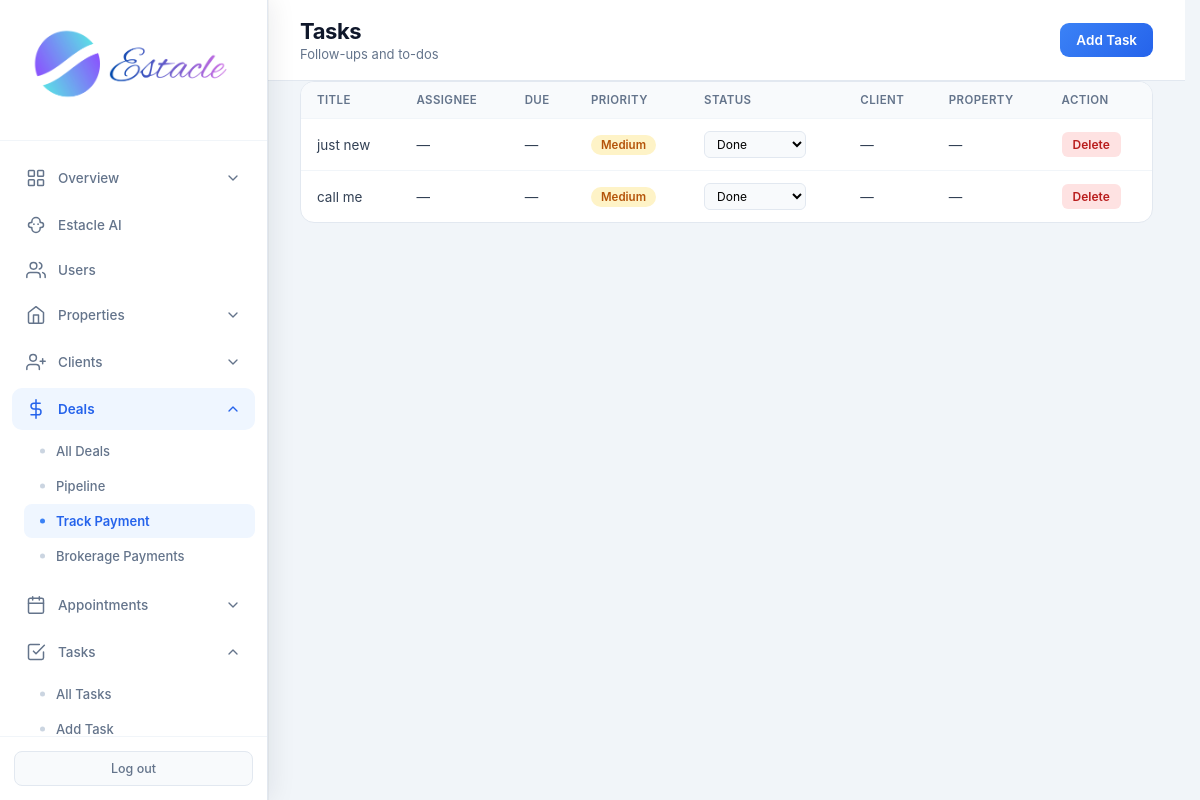
The app's page /admin/tasks (signed in) with its own data.
### tables this page shows
CREATE TABLE tasks (
            id INTEGER PRIMARY KEY AUTOINCREMENT,
            title TEXT NOT NULL,
            description TEXT,
            due_date TEXT,
            status TEXT DEFAULT 'pending',
            priority TEXT DEFAULT 'medium',
            assigned_to INTEGER,
            related_client_id INTEGER,
            related_property_id INTEGER,
            created_by INTEGER,
            created_at TIMESTAMP DEFAULT CURRENT_TIMESTAMP,
            FOREIGN KEY (assigned_to) REFERENCES users (id),
            FOREIGN KEY (related_client_id) REFERENCES clients (id),
            FOREIGN KEY (related_property_id) REFERENCES properties (id),
            FOREIGN KEY (created_by) REFERENCES users (id)
        );

### routes/admin/tasks.py (the view)
@admin.route('/admin/tasks')
@login_required
@role_required('admin')
def admin_tasks():
    db = get_db()
    tasks = db.execute(
        "SELECT t.*, u.full_name as assignee_name, c.full_name as client_name, p.title as property_title FROM tasks t LEFT JOIN users u ON t.assigned_to = u.id LEFT JOIN clients c ON t.related_client_id = c.id LEFT JOIN properties p ON t.related_property_id = p.id ORDER BY t.created_at DESC"
    ).fetchall()
    return render_template('admin_tasks.html', tasks=tasks)

### core/db.py (called while the page is built)
def get_db():
    if 'db' not in g:
        g.db = sqlite3.connect(current_app.config['DATABASE'])
        g.db.row_factory = sqlite3.Row
    return g.db

### core/helpers.py (called while the page is built)
def login_required(f):
    @wraps(f)
    def decorated_function(*args, **kwargs):
        if 'user_id' not in session:
            flash('Please log in to access this page.', 'warning')
            return redirect(url_for('auth.login'))
        return f(*args, **kwargs)
    return decorated_function

def role_required(*roles):
    def decorator(f):
        @wraps(f)
        def decorated_function(*args, **kwargs):
            if 'user_id' not in session:
                flash('Please log in to access this page.', 'warning')
                return redirect(url_for('auth.login'))
            if session.get('role') not in roles:
                flash('You do not have permission to access this page.', 'danger')
                return redirect(url_for('auth.role_redirect'))
            return f(*args, **kwargs)
        return decorated_function
    return decorator

### templates/admin_tasks.html (shortened to what this page needs)
<!DOCTYPE html>
<html lang="en">
<head>
<link rel="stylesheet" href="{{ url_for('static', filename='css/admin.css') }}">
</head>
<body>
<div class="app-layout">
{% set active = 'tasks' %}
{% include 'partials/admin_sidebar.html' %}
<main class="main-content">
<header class="top-bar">
<div><h1 class="page-title">Tasks</h1><p class="page-subtitle">Follow-ups and to-dos</p></div>
<a href="{{ url_for('admin.admin_add_task') }}" class="btn-primary">Add Task</a>
</header>
<div class="panel full"><div class="table-wrap"><table>
<thead><tr><th>Title</th><th>Assignee</th><th>Due</th><th>Priority</th><th>Status</th><th>Client</th><th>Property</th><th>Action</th></tr></thead>
<tbody>
{% for t in tasks %}
<tr>
<td>{{ t.title }}</td>
<td>{{ t.assignee_name or '—' }}</td>
<td>{{ t.due_date or '—' }}</td>
<td><span class="badge badge-{{ t.priority }}">{{ t.priority }}</span></td>
<td>
<form method="POST" action="{{ url_for('admin.admin_task_status', task_id=t.id) }}" style="display:inline">
<select name="status" class="status-select" onchange="this.form.submit()">
<option value="done" {% if t.status=='done' %}selected{% endif %}>Done</option>
</select></form>
</td>
<td>{{ t.client_name or '—' }}</td>
<td>{{ t.property_title or '—' }}</td>
<td><form method="POST" action="{{ url_for('admin.admin_delete_task', task_id=t.id) }}" style="display:inline" onsubmit="return confirm('Delete?')"><button class="btn-sm btn-danger" type="submit">Delete</button></form></td>
</tr>
{% else %}<tr><td colspan="8" class="empty">No tasks yet</td></tr>{% endfor %}
</tbody></table></div></div>
</main>
</div>
</body>
</html>

### static/css/admin.css (style rules this page uses)
* { margin: 0; padding: 0; box-sizing: border-box; }
body { font-family: -apple-system, BlinkMacSystemFont, 'Segoe UI', Roboto, 'Helvetica Neue', Arial, sans-serif; background: #f1f5f9; color: #0f172a; min-height: 100vh; }
.app-layout { display: flex; min-height: 100vh; }
.main-content { flex: 1; margin-left: 268px; min-height: 100vh; }
.top-bar { background: white; padding: 18px 32px; border-bottom: 1px solid #e2e8f0; display: flex; justify-content: space-between; align-items: center; }
.page-title { font-family: 'Inter', sans-serif; font-size: 22px; font-weight: 700; letter-spacing: -0.4px; color: #0f172a; }
.page-subtitle { font-size: 13px; color: #64748b; margin-top: 2px; font-weight: 400; }
.panel { background: white; border-radius: 14px; border: 1px solid #e2e8f0; overflow: hidden; }
.panel.full { margin: 0 32px 24px; }
.table-wrap { overflow-x: auto; }
table { width: 100%; border-collapse: collapse; font-size: 13.5px; }
th { text-align: left; padding: 11px 16px; background: #f8fafc; color: #64748b; font-weight: 600; font-size: 11.5px; text-transform: uppercase; letter-spacing: 0.4px; }
td { padding: 12px 16px; border-top: 1px solid #f1f5f9; color: #334155; }
.badge { display: inline-block; padding: 3px 10px; border-radius: 20px; font-size: 11.5px; font-weight: 600; text-transform: capitalize; }
.btn-primary { display: inline-flex; align-items: center; gap: 6px; padding: 9px 16px; background: linear-gradient(135deg, #3b82f6, #2563eb); color: white; border: none; border-radius: 9px; font-size: 13.5px; font-weight: 600; text-decoration: none; cursor: pointer; transition: all 0.2s ease; font-family: inherit; }
.btn-sm { padding: 5px 11px; border-radius: 6px; font-size: 12px; font-weight: 600; border: none; cursor: pointer; font-family: inherit; }
.btn-danger { background: #fee2e2; color: #b91c1c; }
.status-select { padding: 4px 8px; border: 1px solid #e2e8f0; border-radius: 6px; font-size: 12px; font-family: inherit; background: #f8fafc; cursor: pointer; }
.badge-medium { background: #fef3c7; color: #b45309; }
html { scrollbar-gutter: stable; }
.app-layout > :not(.sidebar):not(script):not(style) { animation: estacle-page-in 200ms cubic-bezier(0.22, 0.61, 0.36, 1) backwards; }

### records on screen
tasks: title "just new", assignee_name "—", due_date "—", priority "Medium", status "Done", client_name "—", property_title "—"
tasks: title "call me", assignee_name "—", due_date "—", priority "Medium", status "Done", client_name "—", property_title "—"
